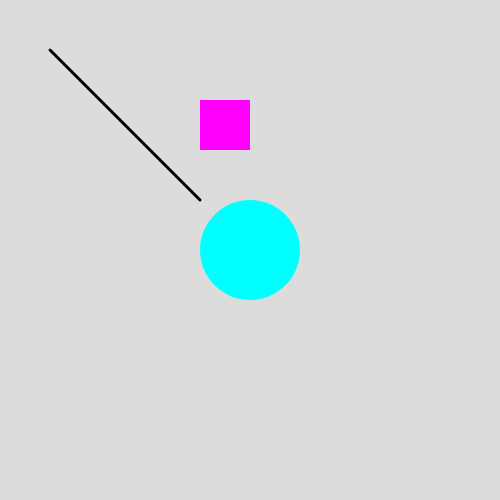
Frame 1 (no input)
Frame 60 (no input): identical to frame 1, image omitted
Frame 120 (the mouse pressed at the canvas centre since frame 60): identical to frame 1, image omitted

The p5.js sketch that drew this single still picture (run headless with seeded random() and noise() and a simulated clock; from frame 60 on, the mouse is pressed at the canvas centre):

// p5.js sketch
// ── sketch.js
//初期設定
function setup() {
  // 最初の1回だけ読み込む
  createCanvas(500, 500); // ウインドウのサイズ
  background(220); // 背景
}

//メインループ
function draw() {
  // ここが繰り返される
  background(220);
  noStroke(); // 線なし

  fill(0, 255, 255); //塗り
  circle(250, 250, 100); //円

  fill(255, 0, 255); //塗り
  rect(200, 100, 50, 50); //長方形

  stroke(0); // 線の色　黒
  strokeWeight(3); //線の幅
  line(50, 50, 200, 200); // 線
}
